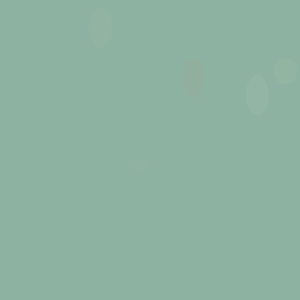
Frame 1 (no input)
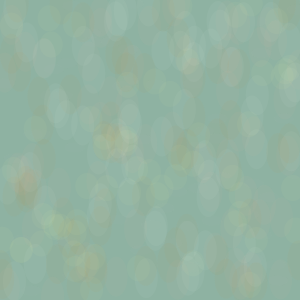
Frame 60 (the mouse pressed at the canvas centre just before this capture)
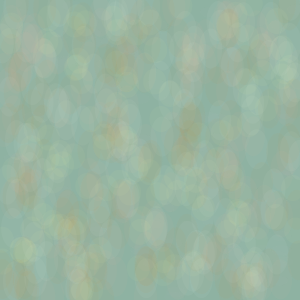
Frame 120 (the mouse held since frame 60 and released just before this capture)

The Processing sketch that drew these frames (run headless with seeded random() and noise(); from frame 60 on, the mouse is pressed at the canvas centre):

// Processing sketch: processing_22278
// ── processing_22278.pde

void setup(){
  size(300,300); 
  background(142, 178, 162);
}
  void draw(){
  fill(216,134,26,10);
  noStroke();
  ellipseMode(CENTER);
  ellipse(random(300), random(300),23,40);
  
  fill(255,247,157,10);
  noStroke();
  ellipseMode(CENTER);
  ellipse(random(300), random(300),23,26);
  
   fill(255,255,255,10);
  noStroke();
  ellipseMode(CENTER);
  ellipse(random(300), random(300),23,40);
  
  fill(175,175,175,10);
  noStroke();
  ellipseMode(CENTER);
  ellipse(random(300), random(300),20,10);
  
   fill(250,180,156,10);
  noStroke();
  ellipseMode(CENTER);
  ellipse(random(300), random(300),23,40);
  
  
 
}
